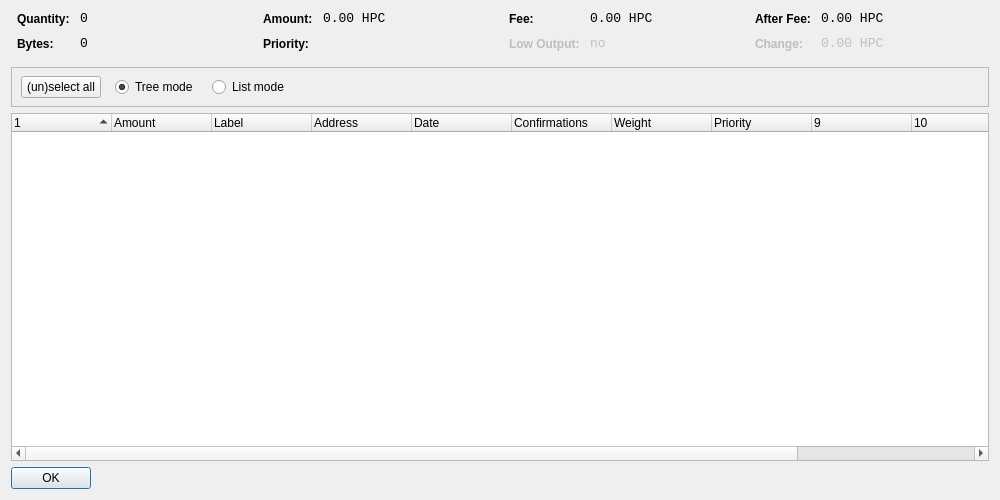
<?xml version="1.0" encoding="UTF-8"?>
<ui version="4.0">
 <class>CoinControlDialog</class>
 <widget class="QWidget" name="CoinControlDialog">
  <property name="geometry">
   <rect>
    <x>0</x>
    <y>0</y>
    <width>1000</width>
    <height>500</height>
   </rect>
  </property>
  <property name="windowTitle">
   <string>Coin Control</string>
  </property>
  <layout class="QVBoxLayout" name="verticalLayout">
   <item>
    <layout class="QHBoxLayout" name="horizontalLayoutTop" stretch="0,0,0,0">
     <property name="topMargin">
      <number>0</number>
     </property>
     <property name="bottomMargin">
      <number>10</number>
     </property>
     <item>
      <layout class="QFormLayout" name="formLayoutCoinControl1">
       <property name="horizontalSpacing">
        <number>10</number>
       </property>
       <property name="verticalSpacing">
        <number>10</number>
       </property>
       <property name="leftMargin">
        <number>6</number>
       </property>
       <property name="rightMargin">
        <number>6</number>
       </property>
       <item row="0" column="0">
        <widget class="QLabel" name="labelCoinControlQuantityText">
         <property name="styleSheet">
          <string notr="true">font-weight:bold;</string>
         </property>
         <property name="text">
          <string>Quantity:</string>
         </property>
        </widget>
       </item>
       <item row="0" column="1">
        <widget class="QLabel" name="labelCoinControlQuantity">
         <property name="font">
          <font>
           <family>Monospace</family>
           <pointsize>10</pointsize>
          </font>
         </property>
         <property name="cursor">
          <cursorShape>IBeamCursor</cursorShape>
         </property>
         <property name="contextMenuPolicy">
          <enum>Qt::ActionsContextMenu</enum>
         </property>
         <property name="text">
          <string notr="true">0</string>
         </property>
         <property name="textInteractionFlags">
          <set>Qt::LinksAccessibleByMouse|Qt::TextSelectableByKeyboard|Qt::TextSelectableByMouse</set>
         </property>
        </widget>
       </item>
       <item row="1" column="0">
        <widget class="QLabel" name="labelCoinControlBytesText">
         <property name="styleSheet">
          <string notr="true">font-weight:bold;</string>
         </property>
         <property name="text">
          <string>Bytes:</string>
         </property>
        </widget>
       </item>
       <item row="1" column="1">
        <widget class="QLabel" name="labelCoinControlBytes">
         <property name="font">
          <font>
           <family>Monospace</family>
           <pointsize>10</pointsize>
          </font>
         </property>
         <property name="cursor">
          <cursorShape>IBeamCursor</cursorShape>
         </property>
         <property name="contextMenuPolicy">
          <enum>Qt::ActionsContextMenu</enum>
         </property>
         <property name="text">
          <string notr="true">0</string>
         </property>
         <property name="textInteractionFlags">
          <set>Qt::LinksAccessibleByMouse|Qt::TextSelectableByKeyboard|Qt::TextSelectableByMouse</set>
         </property>
        </widget>
       </item>
      </layout>
     </item>
     <item>
      <layout class="QFormLayout" name="formLayoutCoinControl2">
       <property name="horizontalSpacing">
        <number>10</number>
       </property>
       <property name="verticalSpacing">
        <number>10</number>
       </property>
       <property name="leftMargin">
        <number>6</number>
       </property>
       <property name="rightMargin">
        <number>6</number>
       </property>
       <item row="0" column="0">
        <widget class="QLabel" name="labelCoinControlAmountText">
         <property name="styleSheet">
          <string notr="true">font-weight:bold;</string>
         </property>
         <property name="text">
          <string>Amount:</string>
         </property>
        </widget>
       </item>
       <item row="0" column="1">
        <widget class="QLabel" name="labelCoinControlAmount">
         <property name="font">
          <font>
           <family>Monospace</family>
           <pointsize>10</pointsize>
          </font>
         </property>
         <property name="cursor">
          <cursorShape>IBeamCursor</cursorShape>
         </property>
         <property name="contextMenuPolicy">
          <enum>Qt::ActionsContextMenu</enum>
         </property>
         <property name="text">
          <string notr="true">0.00 HPC</string>
         </property>
         <property name="textInteractionFlags">
          <set>Qt::LinksAccessibleByMouse|Qt::TextSelectableByKeyboard|Qt::TextSelectableByMouse</set>
         </property>
        </widget>
       </item>
       <item row="1" column="0">
        <widget class="QLabel" name="labelCoinControlPriorityText">
         <property name="styleSheet">
          <string notr="true">font-weight:bold;</string>
         </property>
         <property name="text">
          <string>Priority:</string>
         </property>
        </widget>
       </item>
       <item row="1" column="1">
        <widget class="QLabel" name="labelCoinControlPriority">
         <property name="font">
          <font>
           <family>Monospace</family>
           <pointsize>10</pointsize>
          </font>
         </property>
         <property name="cursor">
          <cursorShape>IBeamCursor</cursorShape>
         </property>
         <property name="contextMenuPolicy">
          <enum>Qt::ActionsContextMenu</enum>
         </property>
         <property name="text">
          <string/>
         </property>
         <property name="textInteractionFlags">
          <set>Qt::LinksAccessibleByMouse|Qt::TextSelectableByKeyboard|Qt::TextSelectableByMouse</set>
         </property>
        </widget>
       </item>
      </layout>
     </item>
     <item>
      <layout class="QFormLayout" name="formLayoutCoinControl3">
       <property name="horizontalSpacing">
        <number>10</number>
       </property>
       <property name="verticalSpacing">
        <number>10</number>
       </property>
       <property name="leftMargin">
        <number>6</number>
       </property>
       <property name="rightMargin">
        <number>6</number>
       </property>
       <item row="0" column="0">
        <widget class="QLabel" name="labelCoinControlFeeText">
         <property name="styleSheet">
          <string notr="true">font-weight:bold;</string>
         </property>
         <property name="text">
          <string>Fee:</string>
         </property>
        </widget>
       </item>
       <item row="0" column="1">
        <widget class="QLabel" name="labelCoinControlFee">
         <property name="font">
          <font>
           <family>Monospace</family>
           <pointsize>10</pointsize>
          </font>
         </property>
         <property name="cursor">
          <cursorShape>IBeamCursor</cursorShape>
         </property>
         <property name="contextMenuPolicy">
          <enum>Qt::ActionsContextMenu</enum>
         </property>
         <property name="text">
          <string notr="true">0.00 HPC</string>
         </property>
         <property name="textInteractionFlags">
          <set>Qt::LinksAccessibleByMouse|Qt::TextSelectableByKeyboard|Qt::TextSelectableByMouse</set>
         </property>
        </widget>
       </item>
       <item row="1" column="0">
        <widget class="QLabel" name="labelCoinControlLowOutputText">
         <property name="enabled">
          <bool>false</bool>
         </property>
         <property name="styleSheet">
          <string notr="true">font-weight:bold;</string>
         </property>
         <property name="text">
          <string>Low Output:</string>
         </property>
        </widget>
       </item>
       <item row="1" column="1">
        <widget class="QLabel" name="labelCoinControlLowOutput">
         <property name="enabled">
          <bool>false</bool>
         </property>
         <property name="font">
          <font>
           <family>Monospace</family>
           <pointsize>10</pointsize>
          </font>
         </property>
         <property name="cursor">
          <cursorShape>IBeamCursor</cursorShape>
         </property>
         <property name="contextMenuPolicy">
          <enum>Qt::ActionsContextMenu</enum>
         </property>
         <property name="text">
          <string>no</string>
         </property>
         <property name="textInteractionFlags">
          <set>Qt::LinksAccessibleByMouse|Qt::TextSelectableByKeyboard|Qt::TextSelectableByMouse</set>
         </property>
        </widget>
       </item>
      </layout>
     </item>
     <item>
      <layout class="QFormLayout" name="formLayoutCoinControl4">
       <property name="horizontalSpacing">
        <number>10</number>
       </property>
       <property name="verticalSpacing">
        <number>10</number>
       </property>
       <property name="leftMargin">
        <number>6</number>
       </property>
       <property name="rightMargin">
        <number>6</number>
       </property>
       <item row="0" column="0">
        <widget class="QLabel" name="labelCoinControlAfterFeeText">
         <property name="styleSheet">
          <string notr="true">font-weight:bold;</string>
         </property>
         <property name="text">
          <string>After Fee:</string>
         </property>
        </widget>
       </item>
       <item row="0" column="1">
        <widget class="QLabel" name="labelCoinControlAfterFee">
         <property name="font">
          <font>
           <family>Monospace</family>
           <pointsize>10</pointsize>
          </font>
         </property>
         <property name="cursor">
          <cursorShape>IBeamCursor</cursorShape>
         </property>
         <property name="contextMenuPolicy">
          <enum>Qt::ActionsContextMenu</enum>
         </property>
         <property name="text">
          <string notr="true">0.00 HPC</string>
         </property>
         <property name="textInteractionFlags">
          <set>Qt::LinksAccessibleByMouse|Qt::TextSelectableByKeyboard|Qt::TextSelectableByMouse</set>
         </property>
        </widget>
       </item>
       <item row="1" column="0">
        <widget class="QLabel" name="labelCoinControlChangeText">
         <property name="enabled">
          <bool>false</bool>
         </property>
         <property name="styleSheet">
          <string notr="true">font-weight:bold;</string>
         </property>
         <property name="text">
          <string>Change:</string>
         </property>
        </widget>
       </item>
       <item row="1" column="1">
        <widget class="QLabel" name="labelCoinControlChange">
         <property name="enabled">
          <bool>false</bool>
         </property>
         <property name="font">
          <font>
           <family>Monospace</family>
           <pointsize>10</pointsize>
          </font>
         </property>
         <property name="cursor">
          <cursorShape>IBeamCursor</cursorShape>
         </property>
         <property name="contextMenuPolicy">
          <enum>Qt::ActionsContextMenu</enum>
         </property>
         <property name="text">
          <string notr="true">0.00 HPC</string>
         </property>
         <property name="textInteractionFlags">
          <set>Qt::LinksAccessibleByMouse|Qt::TextSelectableByKeyboard|Qt::TextSelectableByMouse</set>
         </property>
        </widget>
       </item>
      </layout>
     </item>
    </layout>
   </item>
   <item>
    <widget class="QFrame" name="frame">
     <property name="minimumSize">
      <size>
       <width>0</width>
       <height>40</height>
      </size>
     </property>
     <property name="frameShape">
      <enum>QFrame::StyledPanel</enum>
     </property>
     <property name="frameShadow">
      <enum>QFrame::Sunken</enum>
     </property>
     <widget class="QWidget" name="horizontalLayoutWidget">
      <property name="geometry">
       <rect>
        <x>10</x>
        <y>0</y>
        <width>781</width>
        <height>41</height>
       </rect>
      </property>
      <layout class="QHBoxLayout" name="horizontalLayoutPanel" stretch="0,0,0,0">
       <property name="spacing">
        <number>14</number>
       </property>
       <item>
        <widget class="QPushButton" name="pushButtonSelectAll">
         <property name="sizePolicy">
          <sizepolicy hsizetype="Maximum" vsizetype="Fixed">
           <horstretch>0</horstretch>
           <verstretch>0</verstretch>
          </sizepolicy>
         </property>
         <property name="text">
          <string>(un)select all</string>
         </property>
        </widget>
       </item>
       <item>
        <widget class="QRadioButton" name="radioTreeMode">
         <property name="sizePolicy">
          <sizepolicy hsizetype="Maximum" vsizetype="Fixed">
           <horstretch>0</horstretch>
           <verstretch>0</verstretch>
          </sizepolicy>
         </property>
         <property name="text">
          <string>Tree mode</string>
         </property>
         <property name="checked">
          <bool>true</bool>
         </property>
        </widget>
       </item>
       <item>
        <widget class="QRadioButton" name="radioListMode">
         <property name="sizePolicy">
          <sizepolicy hsizetype="Maximum" vsizetype="Fixed">
           <horstretch>0</horstretch>
           <verstretch>0</verstretch>
          </sizepolicy>
         </property>
         <property name="text">
          <string>List mode</string>
         </property>
        </widget>
       </item>
       <item>
        <spacer name="horizontalSpacer">
         <property name="orientation">
          <enum>Qt::Horizontal</enum>
         </property>
         <property name="sizeHint" stdset="0">
          <size>
           <width>40</width>
           <height>20</height>
          </size>
         </property>
        </spacer>
       </item>
      </layout>
     </widget>
    </widget>
   </item>
   <item>
    <widget class="CoinControlTreeWidget" name="treeWidget">
     <property name="contextMenuPolicy">
      <enum>Qt::CustomContextMenu</enum>
     </property>
     <property name="sortingEnabled">
      <bool>false</bool>
     </property>
     <property name="columnCount">
      <number>12</number>
     </property>
     <attribute name="headerShowSortIndicator" stdset="0">
      <bool>true</bool>
     </attribute>
     <attribute name="headerStretchLastSection">
      <bool>false</bool>
     </attribute>
     <column>
      <property name="text">
       <string/>
      </property>
     </column>
     <column>
      <property name="text">
       <string>Amount</string>
      </property>
     </column>
     <column>
      <property name="text">
       <string>Label</string>
      </property>
     </column>
     <column>
      <property name="text">
       <string>Address</string>
      </property>
     </column>
     <column>
      <property name="text">
       <string>Date</string>
      </property>
     </column>
     <column>
      <property name="text">
       <string>Confirmations</string>
      </property>
      <property name="toolTip">
       <string>Confirmed</string>
      </property>
     </column>
     <column>
      <property name="text">
       <string>Weight</string>
      </property>
     </column>
     <column>
      <property name="text">
       <string>Priority</string>
      </property>
     </column>
     <column>
      <property name="text">
       <string/>
      </property>
     </column>
     <column>
      <property name="text">
       <string/>
      </property>
     </column>
     <column>
      <property name="text">
       <string/>
      </property>
     </column>
     <column>
      <property name="text">
       <string/>
      </property>
     </column>
    </widget>
   </item>
   <item>
    <widget class="QDialogButtonBox" name="buttonBox">
     <property name="sizePolicy">
      <sizepolicy hsizetype="Maximum" vsizetype="Fixed">
       <horstretch>0</horstretch>
       <verstretch>0</verstretch>
      </sizepolicy>
     </property>
     <property name="orientation">
      <enum>Qt::Horizontal</enum>
     </property>
     <property name="standardButtons">
      <set>QDialogButtonBox::Ok</set>
     </property>
    </widget>
   </item>
  </layout>
 </widget>
 <customwidgets>
  <customwidget>
   <class>CoinControlTreeWidget</class>
   <extends>QTreeWidget</extends>
   <header>coincontroltreewidget.h</header>
  </customwidget>
 </customwidgets>
 <resources/>
 <connections/>
</ui>
